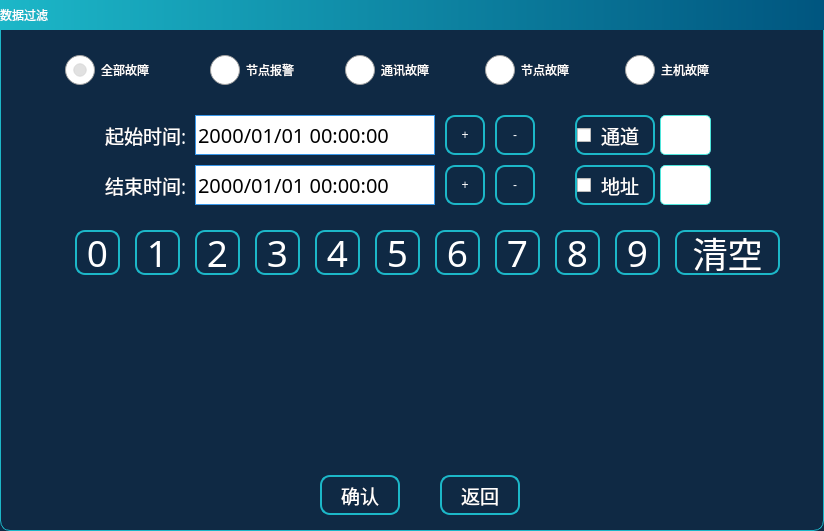
<?xml version="1.0" encoding="UTF-8"?>
<ui version="4.0">
 <class>DataFilter</class>
 <widget class="QDialog" name="DataFilter">
  <property name="geometry">
   <rect>
    <x>0</x>
    <y>0</y>
    <width>824</width>
    <height>531</height>
   </rect>
  </property>
  <property name="windowTitle">
   <string>Dialog</string>
  </property>
  <property name="styleSheet">
   <string notr="true">QDialog{
color: rgb(255, 255, 255);
background-color: rgb(15, 41, 68);
border:1px solid rgb(28, 183, 200);
border-radius:10px;
}
QToolButton{
font: 14pt &quot;文泉驿等宽微米黑&quot;;
color: rgb(255, 255, 255);
border:2px solid rgb(28, 183, 200);
border-radius:10px;
background-color: rgb(15, 41, 68);
}
QToolButton:hover{
font: 13pt &quot;文泉驿等宽微米黑&quot;;
color: rgb(255, 0, 0);
color: rgb(0, 185, 185);
/*background-color: rgb(3, 127, 119);*/
}
QLabel{
font: 14pt &quot;文泉驿等宽微米黑&quot;;
color: rgb(255, 255, 255);
}
QLineEdit{
color: rgb(0, 0, 0);
border-radius:5px;
border:1px solid rgb(79, 229, 219);
}
QComboBox {
color: rgb(255, 255, 255);
border:1px solid rgb(53, 156, 212);
 }
QComboBox QAbstractItemView::item{
color: rgb(255, 255, 255);
height:20px;
}
QCheckBox{
spacing: 10px;
font: 14pt &quot;文泉驿等宽微米黑&quot;;
color: rgb(255, 255, 255);
border:2px solid rgb(28, 183, 200);
border-radius:10px;
}
QCheckBox::indicator{
width:15px;
height:15px;
margin-left:5px;
border-radius:10px;
image: url(:/Image/uncheck.png);
}
QCheckBox::indicator::unchecked {
image: url(:/Image/uncheck.png);
}
QCheckBox::indicator::checked {
image: url(:/Image/checked.png);
}
QDialog{
background-color: rgb(15, 41, 68);
}
QPushBotton{
width:50px;
height:30px;
font: 14pt &quot;文泉驿等宽微米黑&quot;;
color: rgb(255, 255, 255);
border:2px solid rgb(28, 183, 200);
border-radius:10px;
background-color: rgb(15, 41, 68);
}
QRadioButton::indicator{
width:30px;
height:30px;
}
QRadioButton{
font: 16pt &quot;文泉驿等宽微米黑&quot;;
	color: rgb(255, 255, 255);
}
QRadioButton::indicator::unchecked {
image: url(:/Image/unchecked.png);
}
QRadioButton::indicator::checked {
image: url(:/Image/checked_r.png);
}
</string>
  </property>
  <widget class="QLineEdit" name="lineEditPass">
   <property name="geometry">
    <rect>
     <x>660</x>
     <y>115</y>
     <width>51</width>
     <height>40</height>
    </rect>
   </property>
   <property name="font">
    <font>
     <family>文泉驿等宽微米黑</family>
     <pointsize>15</pointsize>
     <weight>50</weight>
     <italic>false</italic>
     <bold>false</bold>
    </font>
   </property>
   <property name="focusPolicy">
    <enum>Qt::ClickFocus</enum>
   </property>
   <property name="text">
    <string/>
   </property>
   <property name="alignment">
    <set>Qt::AlignRight|Qt::AlignTrailing|Qt::AlignVCenter</set>
   </property>
  </widget>
  <widget class="QToolButton" name="tBtnOk">
   <property name="geometry">
    <rect>
     <x>320</x>
     <y>475</y>
     <width>80</width>
     <height>40</height>
    </rect>
   </property>
   <property name="font">
    <font>
     <family>文泉驿等宽微米黑</family>
     <pointsize>14</pointsize>
     <weight>50</weight>
     <italic>false</italic>
     <bold>false</bold>
    </font>
   </property>
   <property name="focusPolicy">
    <enum>Qt::NoFocus</enum>
   </property>
   <property name="text">
    <string>确认</string>
   </property>
   <property name="icon">
    <iconset resource="../image.qrc">
     <normaloff>:/Image/ok.png</normaloff>:/Image/ok.png</iconset>
   </property>
   <property name="iconSize">
    <size>
     <width>25</width>
     <height>25</height>
    </size>
   </property>
   <property name="toolButtonStyle">
    <enum>Qt::ToolButtonTextBesideIcon</enum>
   </property>
  </widget>
  <widget class="QLabel" name="lb_stat">
   <property name="geometry">
    <rect>
     <x>105</x>
     <y>115</y>
     <width>90</width>
     <height>40</height>
    </rect>
   </property>
   <property name="font">
    <font>
     <family>文泉驿等宽微米黑</family>
     <pointsize>14</pointsize>
     <weight>50</weight>
     <italic>false</italic>
     <bold>false</bold>
    </font>
   </property>
   <property name="text">
    <string>起始时间:</string>
   </property>
  </widget>
  <widget class="QLabel" name="label_23">
   <property name="geometry">
    <rect>
     <x>0</x>
     <y>0</y>
     <width>824</width>
     <height>30</height>
    </rect>
   </property>
   <property name="styleSheet">
    <string notr="true">font: 16pt &quot;文泉驿等宽微米黑&quot;;
background-color: qlineargradient(spread:reflect, x1:0, y1:0, x2:1, y2:0, stop:0 rgba(28, 183, 200, 255), stop:1 rgba(0, 85, 127, 255));</string>
   </property>
   <property name="text">
    <string>数据过滤</string>
   </property>
  </widget>
  <widget class="QLabel" name="lb_end">
   <property name="geometry">
    <rect>
     <x>105</x>
     <y>165</y>
     <width>90</width>
     <height>40</height>
    </rect>
   </property>
   <property name="font">
    <font>
     <family>文泉驿等宽微米黑</family>
     <pointsize>14</pointsize>
     <weight>50</weight>
     <italic>false</italic>
     <bold>false</bold>
    </font>
   </property>
   <property name="text">
    <string>结束时间:</string>
   </property>
  </widget>
  <widget class="QDateTimeEdit" name="dTEditStart">
   <property name="geometry">
    <rect>
     <x>195</x>
     <y>115</y>
     <width>240</width>
     <height>40</height>
    </rect>
   </property>
   <property name="font">
    <font>
     <family>文泉驿等宽微米黑</family>
     <pointsize>15</pointsize>
     <weight>50</weight>
     <italic>false</italic>
     <bold>false</bold>
    </font>
   </property>
   <property name="focusPolicy">
    <enum>Qt::ClickFocus</enum>
   </property>
   <property name="styleSheet">
    <string notr="true">border:1px solid  rgb(58, 152, 234);
</string>
   </property>
   <property name="alignment">
    <set>Qt::AlignLeading|Qt::AlignLeft|Qt::AlignVCenter</set>
   </property>
   <property name="buttonSymbols">
    <enum>QAbstractSpinBox::NoButtons</enum>
   </property>
   <property name="currentSection">
    <enum>QDateTimeEdit::YearSection</enum>
   </property>
   <property name="displayFormat">
    <string>yyyy/MM/dd hh:mm:ss</string>
   </property>
   <property name="timeSpec">
    <enum>Qt::LocalTime</enum>
   </property>
  </widget>
  <widget class="QDateTimeEdit" name="dTEditStop">
   <property name="geometry">
    <rect>
     <x>195</x>
     <y>165</y>
     <width>240</width>
     <height>40</height>
    </rect>
   </property>
   <property name="font">
    <font>
     <family>文泉驿等宽微米黑</family>
     <pointsize>15</pointsize>
     <weight>50</weight>
     <italic>false</italic>
     <bold>false</bold>
    </font>
   </property>
   <property name="focusPolicy">
    <enum>Qt::ClickFocus</enum>
   </property>
   <property name="styleSheet">
    <string notr="true">border:1px solid  rgb(58, 152, 234);</string>
   </property>
   <property name="alignment">
    <set>Qt::AlignLeading|Qt::AlignLeft|Qt::AlignVCenter</set>
   </property>
   <property name="buttonSymbols">
    <enum>QAbstractSpinBox::NoButtons</enum>
   </property>
   <property name="displayFormat">
    <string>yyyy/MM/dd hh:mm:ss</string>
   </property>
  </widget>
  <widget class="QCheckBox" name="checkBoxCanId">
   <property name="geometry">
    <rect>
     <x>575</x>
     <y>165</y>
     <width>80</width>
     <height>40</height>
    </rect>
   </property>
   <property name="font">
    <font>
     <family>文泉驿等宽微米黑</family>
     <pointsize>14</pointsize>
     <weight>50</weight>
     <italic>false</italic>
     <bold>false</bold>
    </font>
   </property>
   <property name="focusPolicy">
    <enum>Qt::NoFocus</enum>
   </property>
   <property name="text">
    <string>地址</string>
   </property>
   <property name="checked">
    <bool>false</bool>
   </property>
  </widget>
  <widget class="QToolButton" name="tBtnBack">
   <property name="enabled">
    <bool>true</bool>
   </property>
   <property name="geometry">
    <rect>
     <x>440</x>
     <y>475</y>
     <width>80</width>
     <height>40</height>
    </rect>
   </property>
   <property name="font">
    <font>
     <family>文泉驿等宽微米黑</family>
     <pointsize>14</pointsize>
     <weight>50</weight>
     <italic>false</italic>
     <bold>false</bold>
    </font>
   </property>
   <property name="focusPolicy">
    <enum>Qt::NoFocus</enum>
   </property>
   <property name="text">
    <string>返回</string>
   </property>
   <property name="icon">
    <iconset resource="../image.qrc">
     <normaloff>:/Image/back.png</normaloff>:/Image/back.png</iconset>
   </property>
   <property name="iconSize">
    <size>
     <width>25</width>
     <height>25</height>
    </size>
   </property>
   <property name="toolButtonStyle">
    <enum>Qt::ToolButtonTextBesideIcon</enum>
   </property>
  </widget>
  <widget class="QCheckBox" name="checkBoxPass">
   <property name="geometry">
    <rect>
     <x>575</x>
     <y>115</y>
     <width>80</width>
     <height>40</height>
    </rect>
   </property>
   <property name="font">
    <font>
     <family>文泉驿等宽微米黑</family>
     <pointsize>14</pointsize>
     <weight>50</weight>
     <italic>false</italic>
     <bold>false</bold>
    </font>
   </property>
   <property name="focusPolicy">
    <enum>Qt::NoFocus</enum>
   </property>
   <property name="styleSheet">
    <string notr="true"/>
   </property>
   <property name="text">
    <string>通道</string>
   </property>
  </widget>
  <widget class="QLineEdit" name="lineEditCanId">
   <property name="geometry">
    <rect>
     <x>660</x>
     <y>165</y>
     <width>51</width>
     <height>40</height>
    </rect>
   </property>
   <property name="font">
    <font>
     <family>文泉驿等宽微米黑</family>
     <pointsize>15</pointsize>
     <weight>50</weight>
     <italic>false</italic>
     <bold>false</bold>
    </font>
   </property>
   <property name="focusPolicy">
    <enum>Qt::ClickFocus</enum>
   </property>
   <property name="text">
    <string/>
   </property>
   <property name="alignment">
    <set>Qt::AlignRight|Qt::AlignTrailing|Qt::AlignVCenter</set>
   </property>
  </widget>
  <widget class="QRadioButton" name="rBtnAllError">
   <property name="geometry">
    <rect>
     <x>65</x>
     <y>50</y>
     <width>120</width>
     <height>40</height>
    </rect>
   </property>
   <property name="focusPolicy">
    <enum>Qt::ClickFocus</enum>
   </property>
   <property name="text">
    <string>全部故障</string>
   </property>
   <property name="checked">
    <bool>true</bool>
   </property>
  </widget>
  <widget class="QRadioButton" name="rBtnNodeOffLine">
   <property name="geometry">
    <rect>
     <x>345</x>
     <y>50</y>
     <width>120</width>
     <height>40</height>
    </rect>
   </property>
   <property name="focusPolicy">
    <enum>Qt::ClickFocus</enum>
   </property>
   <property name="text">
    <string>通讯故障</string>
   </property>
   <property name="checked">
    <bool>false</bool>
   </property>
  </widget>
  <widget class="QRadioButton" name="rBtnNodeError">
   <property name="geometry">
    <rect>
     <x>485</x>
     <y>50</y>
     <width>120</width>
     <height>40</height>
    </rect>
   </property>
   <property name="focusPolicy">
    <enum>Qt::ClickFocus</enum>
   </property>
   <property name="text">
    <string>节点故障</string>
   </property>
   <property name="checked">
    <bool>false</bool>
   </property>
  </widget>
  <widget class="QRadioButton" name="rBtnNodeAlarm">
   <property name="geometry">
    <rect>
     <x>210</x>
     <y>50</y>
     <width>120</width>
     <height>40</height>
    </rect>
   </property>
   <property name="focusPolicy">
    <enum>Qt::ClickFocus</enum>
   </property>
   <property name="text">
    <string>节点报警 </string>
   </property>
   <property name="checked">
    <bool>false</bool>
   </property>
  </widget>
  <widget class="QRadioButton" name="rBtnHostError">
   <property name="geometry">
    <rect>
     <x>625</x>
     <y>50</y>
     <width>120</width>
     <height>40</height>
    </rect>
   </property>
   <property name="focusPolicy">
    <enum>Qt::ClickFocus</enum>
   </property>
   <property name="text">
    <string>主机故障</string>
   </property>
   <property name="checked">
    <bool>false</bool>
   </property>
  </widget>
  <widget class="QToolButton" name="tBtn_7">
   <property name="geometry">
    <rect>
     <x>495</x>
     <y>230</y>
     <width>45</width>
     <height>45</height>
    </rect>
   </property>
   <property name="sizePolicy">
    <sizepolicy hsizetype="Fixed" vsizetype="Fixed">
     <horstretch>0</horstretch>
     <verstretch>0</verstretch>
    </sizepolicy>
   </property>
   <property name="font">
    <font>
     <family>文泉驿等宽微米黑</family>
     <pointsize>28</pointsize>
     <weight>50</weight>
     <italic>false</italic>
     <bold>false</bold>
    </font>
   </property>
   <property name="focusPolicy">
    <enum>Qt::NoFocus</enum>
   </property>
   <property name="styleSheet">
    <string notr="true">font: 28pt &quot;文泉驿等宽微米黑&quot;;</string>
   </property>
   <property name="text">
    <string>7</string>
   </property>
  </widget>
  <widget class="QToolButton" name="tBtn_2">
   <property name="geometry">
    <rect>
     <x>195</x>
     <y>230</y>
     <width>45</width>
     <height>45</height>
    </rect>
   </property>
   <property name="sizePolicy">
    <sizepolicy hsizetype="Fixed" vsizetype="Fixed">
     <horstretch>0</horstretch>
     <verstretch>0</verstretch>
    </sizepolicy>
   </property>
   <property name="font">
    <font>
     <family>文泉驿等宽微米黑</family>
     <pointsize>28</pointsize>
     <weight>50</weight>
     <italic>false</italic>
     <bold>false</bold>
    </font>
   </property>
   <property name="focusPolicy">
    <enum>Qt::NoFocus</enum>
   </property>
   <property name="styleSheet">
    <string notr="true">font: 28pt &quot;文泉驿等宽微米黑&quot;;</string>
   </property>
   <property name="text">
    <string>2</string>
   </property>
  </widget>
  <widget class="QToolButton" name="tBtn_0">
   <property name="geometry">
    <rect>
     <x>75</x>
     <y>230</y>
     <width>45</width>
     <height>45</height>
    </rect>
   </property>
   <property name="sizePolicy">
    <sizepolicy hsizetype="Fixed" vsizetype="Fixed">
     <horstretch>0</horstretch>
     <verstretch>0</verstretch>
    </sizepolicy>
   </property>
   <property name="font">
    <font>
     <family>文泉驿等宽微米黑</family>
     <pointsize>28</pointsize>
     <weight>50</weight>
     <italic>false</italic>
     <bold>false</bold>
    </font>
   </property>
   <property name="focusPolicy">
    <enum>Qt::NoFocus</enum>
   </property>
   <property name="styleSheet">
    <string notr="true">font: 28pt &quot;文泉驿等宽微米黑&quot;;</string>
   </property>
   <property name="text">
    <string>0</string>
   </property>
  </widget>
  <widget class="QToolButton" name="tBtn_6">
   <property name="geometry">
    <rect>
     <x>435</x>
     <y>230</y>
     <width>45</width>
     <height>45</height>
    </rect>
   </property>
   <property name="sizePolicy">
    <sizepolicy hsizetype="Fixed" vsizetype="Fixed">
     <horstretch>0</horstretch>
     <verstretch>0</verstretch>
    </sizepolicy>
   </property>
   <property name="font">
    <font>
     <family>文泉驿等宽微米黑</family>
     <pointsize>28</pointsize>
     <weight>50</weight>
     <italic>false</italic>
     <bold>false</bold>
    </font>
   </property>
   <property name="focusPolicy">
    <enum>Qt::NoFocus</enum>
   </property>
   <property name="styleSheet">
    <string notr="true">font: 28pt &quot;文泉驿等宽微米黑&quot;;</string>
   </property>
   <property name="text">
    <string>6</string>
   </property>
  </widget>
  <widget class="QToolButton" name="tBtn_del">
   <property name="geometry">
    <rect>
     <x>675</x>
     <y>230</y>
     <width>105</width>
     <height>45</height>
    </rect>
   </property>
   <property name="sizePolicy">
    <sizepolicy hsizetype="Fixed" vsizetype="Fixed">
     <horstretch>0</horstretch>
     <verstretch>0</verstretch>
    </sizepolicy>
   </property>
   <property name="minimumSize">
    <size>
     <width>0</width>
     <height>0</height>
    </size>
   </property>
   <property name="font">
    <font>
     <family>文泉驿等宽微米黑</family>
     <pointsize>26</pointsize>
     <weight>50</weight>
     <italic>false</italic>
     <bold>false</bold>
    </font>
   </property>
   <property name="focusPolicy">
    <enum>Qt::NoFocus</enum>
   </property>
   <property name="styleSheet">
    <string notr="true">font: 26pt &quot;文泉驿等宽微米黑&quot;;</string>
   </property>
   <property name="text">
    <string>清空</string>
   </property>
  </widget>
  <widget class="QToolButton" name="tBtn_1">
   <property name="geometry">
    <rect>
     <x>135</x>
     <y>230</y>
     <width>45</width>
     <height>45</height>
    </rect>
   </property>
   <property name="sizePolicy">
    <sizepolicy hsizetype="Fixed" vsizetype="Fixed">
     <horstretch>0</horstretch>
     <verstretch>0</verstretch>
    </sizepolicy>
   </property>
   <property name="font">
    <font>
     <family>文泉驿等宽微米黑</family>
     <pointsize>28</pointsize>
     <weight>50</weight>
     <italic>false</italic>
     <bold>false</bold>
    </font>
   </property>
   <property name="focusPolicy">
    <enum>Qt::NoFocus</enum>
   </property>
   <property name="styleSheet">
    <string notr="true">font: 28pt &quot;文泉驿等宽微米黑&quot;;</string>
   </property>
   <property name="text">
    <string>1</string>
   </property>
  </widget>
  <widget class="QToolButton" name="tBtn_4">
   <property name="geometry">
    <rect>
     <x>315</x>
     <y>230</y>
     <width>45</width>
     <height>45</height>
    </rect>
   </property>
   <property name="sizePolicy">
    <sizepolicy hsizetype="Fixed" vsizetype="Fixed">
     <horstretch>0</horstretch>
     <verstretch>0</verstretch>
    </sizepolicy>
   </property>
   <property name="font">
    <font>
     <family>文泉驿等宽微米黑</family>
     <pointsize>28</pointsize>
     <weight>50</weight>
     <italic>false</italic>
     <bold>false</bold>
    </font>
   </property>
   <property name="focusPolicy">
    <enum>Qt::NoFocus</enum>
   </property>
   <property name="styleSheet">
    <string notr="true">font: 28pt &quot;文泉驿等宽微米黑&quot;;</string>
   </property>
   <property name="text">
    <string>4</string>
   </property>
  </widget>
  <widget class="QToolButton" name="tBtn_5">
   <property name="geometry">
    <rect>
     <x>375</x>
     <y>230</y>
     <width>45</width>
     <height>45</height>
    </rect>
   </property>
   <property name="sizePolicy">
    <sizepolicy hsizetype="Fixed" vsizetype="Fixed">
     <horstretch>0</horstretch>
     <verstretch>0</verstretch>
    </sizepolicy>
   </property>
   <property name="font">
    <font>
     <family>文泉驿等宽微米黑</family>
     <pointsize>28</pointsize>
     <weight>50</weight>
     <italic>false</italic>
     <bold>false</bold>
    </font>
   </property>
   <property name="focusPolicy">
    <enum>Qt::NoFocus</enum>
   </property>
   <property name="styleSheet">
    <string notr="true">font: 28pt &quot;文泉驿等宽微米黑&quot;;</string>
   </property>
   <property name="text">
    <string>5</string>
   </property>
  </widget>
  <widget class="QToolButton" name="tBtn_9">
   <property name="geometry">
    <rect>
     <x>615</x>
     <y>230</y>
     <width>45</width>
     <height>45</height>
    </rect>
   </property>
   <property name="sizePolicy">
    <sizepolicy hsizetype="Fixed" vsizetype="Fixed">
     <horstretch>0</horstretch>
     <verstretch>0</verstretch>
    </sizepolicy>
   </property>
   <property name="font">
    <font>
     <family>文泉驿等宽微米黑</family>
     <pointsize>28</pointsize>
     <weight>50</weight>
     <italic>false</italic>
     <bold>false</bold>
    </font>
   </property>
   <property name="focusPolicy">
    <enum>Qt::NoFocus</enum>
   </property>
   <property name="styleSheet">
    <string notr="true">font: 28pt &quot;文泉驿等宽微米黑&quot;;</string>
   </property>
   <property name="text">
    <string>9</string>
   </property>
  </widget>
  <widget class="QToolButton" name="tBtn_3">
   <property name="geometry">
    <rect>
     <x>255</x>
     <y>230</y>
     <width>45</width>
     <height>45</height>
    </rect>
   </property>
   <property name="sizePolicy">
    <sizepolicy hsizetype="Fixed" vsizetype="Fixed">
     <horstretch>0</horstretch>
     <verstretch>0</verstretch>
    </sizepolicy>
   </property>
   <property name="font">
    <font>
     <family>文泉驿等宽微米黑</family>
     <pointsize>28</pointsize>
     <weight>50</weight>
     <italic>false</italic>
     <bold>false</bold>
    </font>
   </property>
   <property name="focusPolicy">
    <enum>Qt::NoFocus</enum>
   </property>
   <property name="styleSheet">
    <string notr="true">font: 28pt &quot;文泉驿等宽微米黑&quot;;</string>
   </property>
   <property name="text">
    <string>3</string>
   </property>
  </widget>
  <widget class="QToolButton" name="tBtn_8">
   <property name="geometry">
    <rect>
     <x>555</x>
     <y>230</y>
     <width>45</width>
     <height>45</height>
    </rect>
   </property>
   <property name="sizePolicy">
    <sizepolicy hsizetype="Fixed" vsizetype="Fixed">
     <horstretch>0</horstretch>
     <verstretch>0</verstretch>
    </sizepolicy>
   </property>
   <property name="font">
    <font>
     <family>文泉驿等宽微米黑</family>
     <pointsize>28</pointsize>
     <weight>50</weight>
     <italic>false</italic>
     <bold>false</bold>
    </font>
   </property>
   <property name="focusPolicy">
    <enum>Qt::NoFocus</enum>
   </property>
   <property name="styleSheet">
    <string notr="true">font: 28pt &quot;文泉驿等宽微米黑&quot;;</string>
   </property>
   <property name="text">
    <string>8</string>
   </property>
  </widget>
  <widget class="QToolButton" name="tBtnStartUp">
   <property name="geometry">
    <rect>
     <x>445</x>
     <y>115</y>
     <width>40</width>
     <height>40</height>
    </rect>
   </property>
   <property name="styleSheet">
    <string notr="true">font: 30pt &quot;文泉驿等宽微米黑&quot;;</string>
   </property>
   <property name="text">
    <string>+</string>
   </property>
  </widget>
  <widget class="QToolButton" name="tBtnStartDown">
   <property name="geometry">
    <rect>
     <x>495</x>
     <y>115</y>
     <width>40</width>
     <height>40</height>
    </rect>
   </property>
   <property name="styleSheet">
    <string notr="true">font: 30pt &quot;文泉驿等宽微米黑&quot;;</string>
   </property>
   <property name="text">
    <string>-</string>
   </property>
  </widget>
  <widget class="QToolButton" name="tBtnStopUp">
   <property name="geometry">
    <rect>
     <x>445</x>
     <y>165</y>
     <width>40</width>
     <height>40</height>
    </rect>
   </property>
   <property name="styleSheet">
    <string notr="true">font: 30pt &quot;文泉驿等宽微米黑&quot;;</string>
   </property>
   <property name="text">
    <string>+</string>
   </property>
  </widget>
  <widget class="QToolButton" name="tBtnStopDown">
   <property name="geometry">
    <rect>
     <x>495</x>
     <y>165</y>
     <width>40</width>
     <height>40</height>
    </rect>
   </property>
   <property name="styleSheet">
    <string notr="true">font: 30pt &quot;文泉驿等宽微米黑&quot;;</string>
   </property>
   <property name="text">
    <string>-</string>
   </property>
  </widget>
 </widget>
 <resources>
  <include location="../image.qrc"/>
 </resources>
 <connections/>
</ui>
